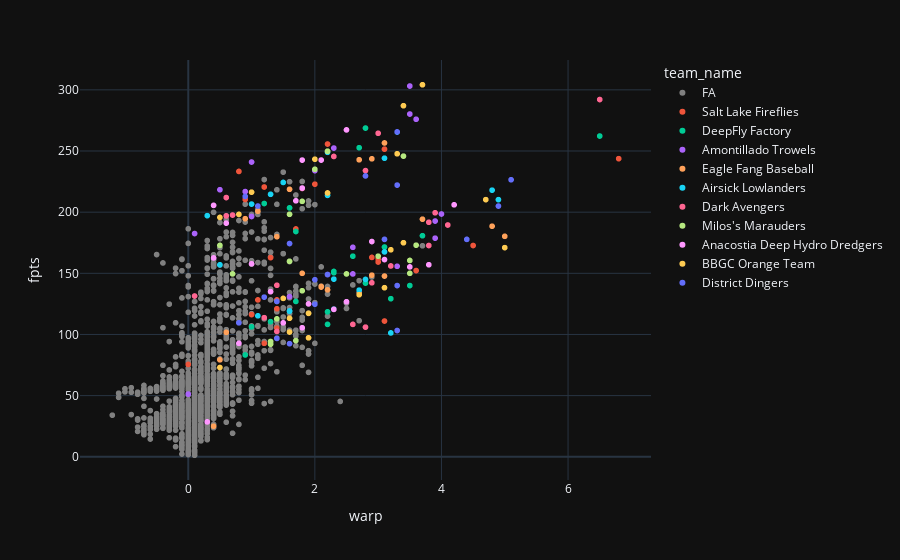

Source (notebook cell):
### Code cell
fig = px.scatter(
  df_playerList_bp[["fantraxid", "mlbid", "pos_elig", "name", "warp", "fpts", "team_name"]],
  x="warp",
  y="fpts",
  color="team_name",
  hover_data=["name", "pos_elig", "fantraxid", "mlbid"],
  color_discrete_map={
    "FA": "gray",
  },
)
fig.show()

### Figure 1 — Plotly figure (JSON) as saved in the notebook; plotly's stock layout.template omitted (floating-point values rounded to 4 significant figures; data arrays with more than 128 entries replaced by an {"elided": "..."} marker saying what was removed)
{"data": [{"customdata": {"elided": "15282x4 str values"}, "hovertemplate": "team_name=FA<br>warp=%{x}<br>fpts=%{y}<br>name=%{customdata[0]}<br>pos_elig=%{customdata[1]}<br>fantraxid=%{customdata[2]}<br>mlbid=%{customdata[3]}<extra></extra>", "legendgroup": "FA", "marker": {"color": "gray", "symbol": "circle"}, "mode": "markers", "name": "FA", "showlegend": true, "type": "scattergl", "x": {"elided": "15282 float values"}, "xaxis": "x", "y": {"elided": "15282 float values"}, "yaxis": "y"}, {"customdata": [["Seiya Suzuki", "OF,UT", "04b02", "673548"], ["Nolan Gorman", "2B,UT", "04ai4", "669357"], ["Thairo Estrada", "2B,UT,SS", "03aay", "642731"], ["Jared Jones", "RP,SP", "05h2u", "683003"], ["Sean Murphy", "C,UT", "03aoy", "669221"], ["Bobby Miller", "SP", "05gwz", "676272"], ["Raisel Iglesias", "RP", "03aqv", "628452"], ["Carlos Rodón", "SP", "02c2r", "607074"], ["Ozzie Albies", "2B,UT", "03fi0", "645277"], ["Ian Happ", "OF,UT", "03nmw", "664023"], ["Josh Hader", "RP", "02n96", "623352"], ["Zach Eflin", "SP", "02mwq", "621107"], ["Edwin Díaz", "RP", "02my5", "621242"], ["Austin Riley", "3B,UT", "03pom", "663586"], ["Bailey Ober", "SP", "0425t", "641927"], ["Bo Bichette", "SS,UT", "041qb", "666182"], ["Spencer Torkelson", "1B,UT", "04yk2", "679529"], ["George Kirby", "SP", "04yie", "669923"], ["Ronald Acuña Jr.", "OF,UT", "03wha", "660670"], ["Salvador Perez", "C,UT,1B", "01u75", "521692"], ["Teoscar Hernández", "OF,UT", "02xic", "606192"], ["Jeimer Candelario", "3B,UT,1B", "027fx", "600869"]], "hovertemplate": "team_name=Salt Lake Fireflies<br>warp=%{x}<br>fpts=%{y}<br>name=%{customdata[0]}<br>pos_elig=%{customdata[1]}<br>fantraxid=%{customdata[2]}<br>mlbid=%{customdata[3]}<extra></extra>", "legendgroup": "Salt Lake Fireflies", "marker": {"color": "#EF553B", "symbol": "circle"}, "mode": "markers", "name": "Salt Lake Fireflies", "showlegend": true, "type": "scattergl", "x": [3, 1.2, 1.4, 0, 3.1, 1.3, 0.8, 1.7, 3, 2.9, 0.9, 3.1, 1.2, 4.5, 2, 3.6, 1.1, 2.2, 6.8, 1, 1.4, 1.4], "xaxis": "x", "y": [161.8, 92.75, 121, 75.49, 111, 162.8, 233.3, 186.3, 159.2, 163, 210.4, 251.5, 220.6, 172.8, 222.9, 152.2, 128.2, 255.7, 243.8, 116.2, 105.2, 128.2], "yaxis": "y"}, {"customdata": [["Jake Burger", "3B,UT", "04azv", "669394"], ["Eduardo Rodriguez", "SP", "029si", "593958"], ["Dansby Swanson", "SS,UT", "03ae8", "621020"], ["Luis Campusano", "C,UT", "04eep", "669134"], ["Willy Adames", "SS,UT", "03atq", "642715"], ["Trevor Story", "SS,UT", "02bqh", "596115"], ["Marcus Semien", "2B,UT", "02bu9", "543760"], ["Bryce Harper", "UT,1B", "01fh9", "547180"], ["Joe Ryan", "SP", "04ps7", "657746"], ["Matt McLain", "SS,UT,2B", "04pks", "680574"], ["Christian Walker", "1B,UT", "02mw3", "572233"], ["Randy Arozarena", "OF,UT", "040b5", "668227"], ["Max Muncy", "3B,UT", "02mzg", "571970"], ["Josh Naylor", "1B,UT", "03pjd", "647304"], ["Josh Lowe", "OF,UT", "041ah", "666139"], ["Zac Gallen", "SP", "041qo", "668678"], ["Nolan Jones", "OF,UT", "041q6", "666134"], ["Juan Soto", "OF,UT", "03ynj", "665742"], ["Justin Verlander", "SP", "000dp", "434378"], ["Eury Pérez", "SP", "05aoc", "691587"]], "hovertemplate": "team_name=DeepFly Factory<br>warp=%{x}<br>fpts=%{y}<br>name=%{customdata[0]}<br>pos_elig=%{customdata[1]}<br>fantraxid=%{customdata[2]}<br>mlbid=%{customdata[3]}<extra></extra>", "legendgroup": "DeepFly Factory", "marker": {"color": "#00cc96", "symbol": "circle"}, "mode": "markers", "name": "DeepFly Factory", "showlegend": true, "type": "scattergl", "x": [1.3, 1.2, 3.5, 0.9, 3.2, 1, 3.7, 3.1, 2.7, 2.2, 2.6, 2.8, 2.3, 2.3, 2.2, 2.8, 1.7, 6.5, 1.6, 1.7], "xaxis": "x", "y": [110.5, 207.1, 140, 83.25, 129.2, 106.2, 180.8, 171.5, 252.7, 118.5, 164, 142, 151.5, 150.5, 108.2, 268.7, 127, 262.2, 203.5, 184.2], "yaxis": "y"}, {"customdata": [["Framber Valdez", "SP", "04auj", "664285"], ["Shota Imanaga", "SP", "05ge9", "684007"], ["Logan Webb", "SP", "03dbm", "657277"], ["Jordan Montgomery", "SP", "03dbo", "656756"], ["Chris Bassitt", "SP", "02c2h", "605135"], ["Clay Holmes", "RP", "02bx4", "605280"], ["Miles Mikolas", "SP", "02h9r", "571945"], ["Enrique Hernández", "OF,UT,SS,2B", "02h98", "571771"], ["Masataka Yoshida", "OF,UT", "05rc3", "807799"], ["Steven Kwan", "OF,UT", "04pr1", "680757"], ["Lourdes Gurriel Jr.", "OF,UT", "03nri", "666971"], ["Isaac Paredes", "3B,UT,1B", "04071", "670623"], ["Willson Contreras", "C,UT", "03oh0", "575929"], ["Vladimir Guerrero Jr.", "1B,UT", "03ojr", "665489"], ["Triston McKenzie", "SP", "03pon", "663474"], ["Corbin Burnes", "SP", "041rd", "669203"], ["Jeff McNeil", "OF,UT,2B", "0317o", "643446"], ["J.P. Crawford", "SS,UT", "0310z", "641487"], ["José Leclerc", "RP", "030x2", "600917"], ["Alex Bregman", "3B,UT", "02w7p", "608324"]], "hovertemplate": "team_name=Amontillado Trowels<br>warp=%{x}<br>fpts=%{y}<br>name=%{customdata[0]}<br>pos_elig=%{customdata[1]}<br>fantraxid=%{customdata[2]}<br>mlbid=%{customdata[3]}<extra></extra>", "legendgroup": "Amontillado Trowels", "marker": {"color": "#ab63fa", "symbol": "circle"}, "mode": "markers", "name": "Amontillado Trowels", "showlegend": true, "type": "scattergl", "x": [3.5, 0.1, 3.5, 2, 2.3, 1, 0.9, 0, 2.6, 3.9, 1.6, 2.6, 2.7, 3.9, 1, 3.6, 2.2, 3.3, 0.5, 4], "xaxis": "x", "y": [303.1, 182.5, 280.2, 233.9, 252.4, 241.0, 216.9, 51.25, 171.2, 178.8, 131, 149.5, 134.2, 192.8, 196.4, 276.0, 149, 155.8, 218.4, 198.5], "yaxis": "y"}, {"customdata": [["Hunter Greene", "SP", "04aea", "668881"], ["Jhoan Duran", "RP", "04apj", "661395"], ["Adolis García", "OF,UT", "04aq4", "666969"], ["Triston Casas", "1B,UT", "04de1", "671213"], ["Blake Snell", "SP", "02bqr", "605483"], ["Jorge Soler", "OF,UT", "02i11", "624585"], ["Kevin Gausman", "SP", "02hi7", "592332"], ["Wyatt Langford", "OF,UT", "060pm", "694671"], ["Colton Cowser", "OF,UT", "05ras", "681297"], ["Vinnie Pasquantino", "1B,UT", "05184", "686469"], ["Andrés Giménez", "2B,UT", "03pzn", "665926"], ["Pete Fairbanks", "RP", "03qo0", "664126"], ["Tanner Bibee", "SP", "05y23", "676440"], ["Will Smith", "C,UT", "042sz", "669257"], ["Corbin Carroll", "OF,UT", "04y4e", "682998"], ["Rafael Devers", "3B,UT", "030uc", "646240"], ["Gleyber Torres", "2B,UT", "031t0", "650402"], ["Oneil Cruz", "UT,SS", "03zlh", "665833"], ["Fernando Tatis Jr.", "OF,UT", "03zbh", "665487"], ["Nathan Eovaldi", "SP", "01ut7", "543135"]], "hovertemplate": "team_name=Eagle Fang Baseball<br>warp=%{x}<br>fpts=%{y}<br>name=%{customdata[0]}<br>pos_elig=%{customdata[1]}<br>fantraxid=%{customdata[2]}<br>mlbid=%{customdata[3]}<extra></extra>", "legendgroup": "Eagle Fang Baseball", "marker": {"color": "#FFA15A", "symbol": "circle"}, "mode": "markers", "name": "Eagle Fang Baseball", "showlegend": true, "type": "scattergl", "x": [1.4, 1.1, 2.2, 1.8, 2.9, 2.1, 3.1, 0.5, 0.4, 2.1, 2.7, 0.9, 1.6, 3.1, 5, 3.7, 2.9, 0.6, 4.8, 2.7], "xaxis": "x", "y": [180.0, 200.7, 136.5, 150, 243.6, 138.8, 256.6, 79.25, 25, 139.2, 133.8, 194.7, 218.7, 147.8, 180.2, 194.2, 148.5, 101.8, 188.5, 242.8], "yaxis": "y"}, {"customdata": [["Royce Lewis", "3B,UT", "04aeb", "668904"], ["Charlie Morton", "SP", "005jn", "450203"], ["Luis Rengifo", "OF,UT,2B,SS,3B", "03avk", "650859"], ["Freddy Peralta", "SP", "03dc4", "642547"], ["Tanner Scott", "RP", "03dfa", "656945"], ["Lane Thomas", "OF,UT", "03dei", "657041"], ["Cal Raleigh", "C,UT", "04my4", "663728"], ["Merrill Kelly", "SP", "02hj7", "518876"], ["Jarren Duran", "OF,UT", "04pst", "680776"], ["Hunter Brown", "SP", "05144", "686613"], ["Yennier Cano", "RP", "050ok", "666974"], ["Matt Olson", "1B,UT", "02mwm", "621566"], ["Alexis Díaz", "RP", "03qqf", "664747"], ["Cristian Javier", "SP", "045kb", "664299"], ["Luis Robert Jr.", "OF,UT", "047l7", "673357"], ["Zack Wheeler", "SP", "01sb3", "554430"], ["Aaron Judge", "OF,UT", "02z0s", "592450"], ["Francisco Lindor", "SS,UT", "02611", "596019"], ["Marcell Ozuna", "UT", "01usi", "542303"], ["Ha-Seong Kim", "2B,UT,3B,SS", "05ajg", "673490"]], "hovertemplate": "team_name=Airsick Lowlanders<br>warp=%{x}<br>fpts=%{y}<br>name=%{customdata[0]}<br>pos_elig=%{customdata[1]}<br>fantraxid=%{customdata[2]}<br>mlbid=%{customdata[3]}<extra></extra>", "legendgroup": "Airsick Lowlanders", "marker": {"color": "#19d3f3", "symbol": "circle"}, "mode": "markers", "name": "Airsick Lowlanders", "showlegend": true, "type": "scattergl", "x": [2.3, 1.5, 1.6, 3.1, 1, 1.1, 3.2, 2.2, 1.6, 2.2, 0.5, 4.8, 0.3, 1.3, 2.8, 3.3, 4.9, 3.1, 2.3, 2.7], "xaxis": "x", "y": [120.8, 224.3, 119.2, 244.1, 206.6, 115.2, 101.2, 248.9, 119, 213.7, 156.9, 218, 197.1, 214.6, 145, 265.5, 210.2, 167.5, 145.2, 136.2], "yaxis": "y"}, {"customdata": [["David Bednar", "RP", "04aqc", "670280"], ["MacKenzie Gore", "SP", "04cd5", "669022"], ["Jordan Walker", "OF,UT", "05gbf", "691023"], ["Dylan Cease", "SP", "03df2", "656302"], ["Aaron Nola", "SP", "02i3o", "605400"], ["Carlos Correa", "SS,UT", "02i2q", "621043"], ["Max Fried", "SP", "02i2j", "608331"], ["Luis Arraez", "2B,UT", "03mew", "650333"], ["Paul Sewald", "RP", "02n2x", "623149"], ["Kyle Tucker", "OF,UT", "03pir", "663656"], ["Evan Phillips", "RP", "03qto", "623465"], ["Shane Bieber", "SP", "041rf", "669456"], ["Austin Hays", "OF,UT", "041qs", "669720"], ["Pete Alonso", "1B,UT", "041pz", "624413"], ["Jonah Heim", "C,UT", "031b2", "641680"], ["Anthony Santander", "OF,UT", "02w16", "623993"], ["Manny Machado", "3B,UT", "01svq", "592518"], ["J.T. Realmuto", "C,UT", "025i9", "592663"], ["Xander Bogaerts", "SS,UT", "025gb", "593428"], ["Shohei Ohtani", "UT,SP", "02yc4", "660271"]], "hovertemplate": "team_name=Dark Avengers<br>warp=%{x}<br>fpts=%{y}<br>name=%{customdata[0]}<br>pos_elig=%{customdata[1]}<br>fantraxid=%{customdata[2]}<br>mlbid=%{customdata[3]}<extra></extra>", "legendgroup": "Dark Avengers", "marker": {"color": "#FF6692", "symbol": "circle"}, "mode": "markers", "name": "Dark Avengers", "showlegend": true, "type": "scattergl", "x": [0.6, 0.1, 1.2, 1.8, 3, 2.9, 2.8, 4.1, 0.7, 3.9, 0.6, 2.3, 1.4, 3.8, 2.8, 1.4, 3.8, 2.6, 3.2, 6.5], "xaxis": "x", "y": [196.9, 131.5, 113.8, 219.4, 264.5, 142.2, 234.0, 189.5, 197.6, 199.5, 211.9, 245.5, 102.5, 191.8, 106, 140.2, 172.8, 108.2, 156, 292.1], "yaxis": "y"}, {"customdata": [["Walker Buehler", "SP", "03aac", "621111"], ["Adbert Alzolay", "RP", "03aqz", "640470"], ["Julio Rodríguez", "OF,UT", "04fhb", "677594"], ["Bryan Reynolds", "OF,UT", "03e5m", "668804"], ["Evan Carter", "OF,UT", "05mdt", "694497"], ["Yu Darvish", "SP", "01c5l", "506433"], ["Logan Gilbert", "SP", "04n0m", "669302"], ["Bobby Witt Jr.", "SS,UT", "04lgp", "677951"], ["Alec Bohm", "3B,UT,1B", "04mn5", "664761"], ["Tarik Skubal", "SP", "04ptt", "669373"], ["Ryan Pepiot", "RP", "0512m", "686752"], ["Kyle Bradish", "SP", "04pq4", "680694"], ["Elly De La Cruz", "SS,UT,3B", "05udp", "682829"], ["Esteury Ruiz", "OF,UT", "0406v", "665923"], ["Cole Ragans", "RP,SP", "041ma", "666142"], ["Cody Bellinger", "OF,UT,1B", "03120", "641355"], ["Mitch Garver", "UT,C", "031cd", "641598"], ["Sonny Gray", "SP", "0260v", "543243"], ["Jose Altuve", "2B,UT", "024m0", "514888"], ["Christian Yelich", "OF,UT", "025dn", "592885"]], "hovertemplate": "team_name=Milos's Marauders<br>warp=%{x}<br>fpts=%{y}<br>name=%{customdata[0]}<br>pos_elig=%{customdata[1]}<br>fantraxid=%{customdata[2]}<br>mlbid=%{customdata[3]}<extra></extra>", "legendgroup": "Milos's Marauders", "marker": {"color": "#B6E880", "symbol": "circle"}, "mode": "markers", "name": "Milos's Marauders", "showlegend": true, "type": "scattergl", "x": [1.6, 0.5, 3.5, 3.5, 1.7, 2, 2.2, 3, 1.4, 3.4, 0.7, 1.6, 1.4, 1.3, 2.2, 1.8, 1.3, 1.8, 3.6, 2.5], "xaxis": "x", "y": [198.3, 172.9, 150, 160.5, 95, 235.1, 249.9, 164, 127, 245.8, 149.5, 159.8, 112.8, 92, 249.7, 135.8, 94.25, 208.8, 173, 149.5], "yaxis": "y"}, {"customdata": [["Kyle Schwarber", "OF,UT", "03cag", "656941"], ["Gavin Williams", "SP", "05jp7", "668909"], ["Justin Steele", "SP", "03deg", "657006"], ["Jordan Romano", "RP", "03di6", "605447"], ["Trea Turner", "SS,UT", "02c68", "607208"], ["Freddie Freeman", "1B,UT", "01cgo", "518692"], ["Robert Suarez", "RP", "05r01", "663158"], ["Bryson Stott", "2B,UT", "04p10", "681082"], ["Riley Greene", "OF,UT", "04nb2", "682985"], ["Spencer Steer", "OF,UT,1B,3B", "0512e", "668715"], ["Michael Harris II", "OF,UT", "0512v", "671739"], ["Luis Castillo", "SP", "03nuc", "622491"], ["Zack Gelof", "2B,UT", "05ub0", "680869"], ["José Berríos", "SP", "02mwk", "621244"], ["Junior Caminero", "UT,3B", "05xch", "691406"], ["Ryan Helsley", "RP", "03ql5", "664854"], ["Jesús Luzardo", "SP", "041r1", "666200"], ["Nick Pivetta", "RP,SP", "0316j", "601713"], ["Anthony Volpe", "SS,UT", "04y9p", "683011"], ["Mike Trout", "OF,UT", "01s8u", "545361"], ["William Contreras", "C,UT", "03yrz", "661388"], ["Nolan Arenado", "3B,UT", "01sy3", "571448"]], "hovertemplate": "team_name=Anacostia Deep Hydro Dredgers<br>warp=%{x}<br>fpts=%{y}<br>name=%{customdata[0]}<br>pos_elig=%{customdata[1]}<br>fantraxid=%{customdata[2]}<br>mlbid=%{customdata[3]}<extra></extra>", "legendgroup": "Anacostia Deep Hydro Dredgers", "marker": {"color": "#FF97FF", "symbol": "circle"}, "mode": "markers", "name": "Anacostia Deep Hydro Dredgers", "showlegend": true, "type": "scattergl", "x": [2.9, 1, 2.1, 0.4, 3.5, 4.2, 0.4, 1.9, 1.5, 1.3, 2.5, 2.5, 1.8, 1.8, 0.3, 0.6, 1.8, 1.7, 0.8, 3.8, 2.3, 3.1], "xaxis": "x", "y": [176, 157.7, 242.6, 205.5, 155.2, 206, 162.6, 125, 109.5, 135, 126.8, 267.2, 105.5, 242.6, 28.5, 191.0, 219.7, 209.3, 92.75, 157, 120.5, 161.2], "yaxis": "y"}, {"customdata": [["Mitch Keller", "SP", "03d7h", "656605"], ["Chas McCormick", "OF,UT", "04esz", "676801"], ["Rhys Hoskins", "1B,UT", "03de9", "656555"], ["Jackson Chourio", "OF,UT", "05m1e", "694192"], ["Camilo Doval", "RP", "04k0w", "666808"], ["Joe Musgrove", "SP", "02bqy", "605397"], ["Spencer Strider", "SP", "05mre", "675911"], ["Yoshinobu Yamamoto", "SP", "05r8n", "808967"], ["Adley Rutschman", "C,UT", "04q2n", "668939"], ["James Outman", "OF,UT", "04psu", "681546"], ["Gunnar Henderson", "3B,UT,SS", "050w9", "683002"], ["CJ Abrams", "SS,UT", "04qk8", "682928"], ["Cedric Mullins", "OF,UT", "03qr0", "656775"], ["Dean Kremer", "SP", "041yb", "665152"], ["Jackson Holliday", "SS,UT", "05ybv", "702616"], ["Ketel Marte", "2B,UT", "0326s", "606466"], ["Craig Kimbrel", "RP", "01scl", "518886"], ["Gerrit Cole", "SP", "01spo", "543037"], ["Paul Goldschmidt", "1B,UT", "01ual", "502671"], ["José Ramírez", "3B,UT", "01ub6", "608070"]], "hovertemplate": "team_name=BBGC Orange Team<br>warp=%{x}<br>fpts=%{y}<br>name=%{customdata[0]}<br>pos_elig=%{customdata[1]}<br>fantraxid=%{customdata[2]}<br>mlbid=%{customdata[3]}<extra></extra>", "legendgroup": "BBGC Orange Team", "marker": {"color": "#FECB52", "symbol": "circle"}, "mode": "markers", "name": "BBGC Orange Team", "showlegend": true, "type": "scattergl", "x": [2, 1.9, 1.5, 0.5, 1, 2.2, 3.4, 3.3, 5, 1.9, 3.1, 1.6, 2.7, 0.8, 1.6, 3.2, 0.5, 3.7, 3.4, 4.7], "xaxis": "x", "y": [243.3, 117.2, 129.5, 73, 216.4, 215.7, 287.0, 247.7, 171, 97.25, 138.2, 113.2, 132.5, 198.2, 102, 169.2, 195.7, 304.2, 175, 210.2], "yaxis": "y"}, {"customdata": [["Tyler Glasnow", "SP", "02btx", "607192"], ["Mookie Betts", "OF,UT,2B", "02btf", "605141"], ["Yandy Díaz", "1B,UT", "03m6o", "650490"], ["Grayson Rodriguez", "SP", "04pko", "680570"], ["Nico Hoerner", "2B,UT,SS", "04pkr", "663538"], ["Yainer Diaz", "C,UT", "0524l", "673237"], ["Francisco Alvarez", "C,UT", "04qnc", "682626"], ["Andrés Muñoz", "RP", "0403o", "662253"], ["Corey Seager", "SS,UT", "02mw6", "608369"], ["Emmanuel Clase", "RP", "04ug5", "661403"], ["Christian Encarnacion-Strand", "1B,UT", "05xor", "687952"], ["Yordan Alvarez", "OF,UT", "04355", "670541"], ["Pablo López", "SP", "043f9", "641154"], ["Josh Jung", "3B,UT", "04y44", "673962"], ["Eloy Jiménez", "UT", "030ud", "650391"], ["Jazz Chisholm Jr.", "OF,UT", "045qo", "665862"], ["Chris Sale", "SP", "01uca", "519242"], ["Nick Castellanos", "OF,UT", "01uc9", "592206"], ["George Springer", "OF,UT", "025he", "543807"], ["Kodai Senga", "SP", "04a2t", "673540"]], "hovertemplate": "team_name=District Dingers<br>warp=%{x}<br>fpts=%{y}<br>name=%{customdata[0]}<br>pos_elig=%{customdata[1]}<br>fantraxid=%{customdata[2]}<br>mlbid=%{customdata[3]}<extra></extra>", "legendgroup": "District Dingers", "marker": {"color": "#636efa", "symbol": "circle"}, "mode": "markers", "name": "District Dingers", "showlegend": true, "type": "scattergl", "x": [3.3, 5.1, 3.1, 2.8, 2, 1.6, 3.3, 1.1, 4.4, 0.9, 1.4, 4.9, 3.3, 1.4, 2, 3.3, 1.6, 0.8, 2.2, 1.2], "xaxis": "x", "y": [222.1, 226.5, 177.8, 229.6, 144.8, 92.5, 103.2, 205.0, 177.8, 212.8, 127, 205, 265.6, 96.75, 124.8, 140, 174.4, 109.5, 149, 130.5], "yaxis": "y"}], "layout": {"legend": {"title": {"text": "team_name"}, "tracegroupgap": 0}, "margin": {"t": 60}, "xaxis": {"anchor": "y", "domain": [0, 1], "title": {"text": "warp"}}, "yaxis": {"anchor": "x", "domain": [0, 1], "title": {"text": "fpts"}}}}
